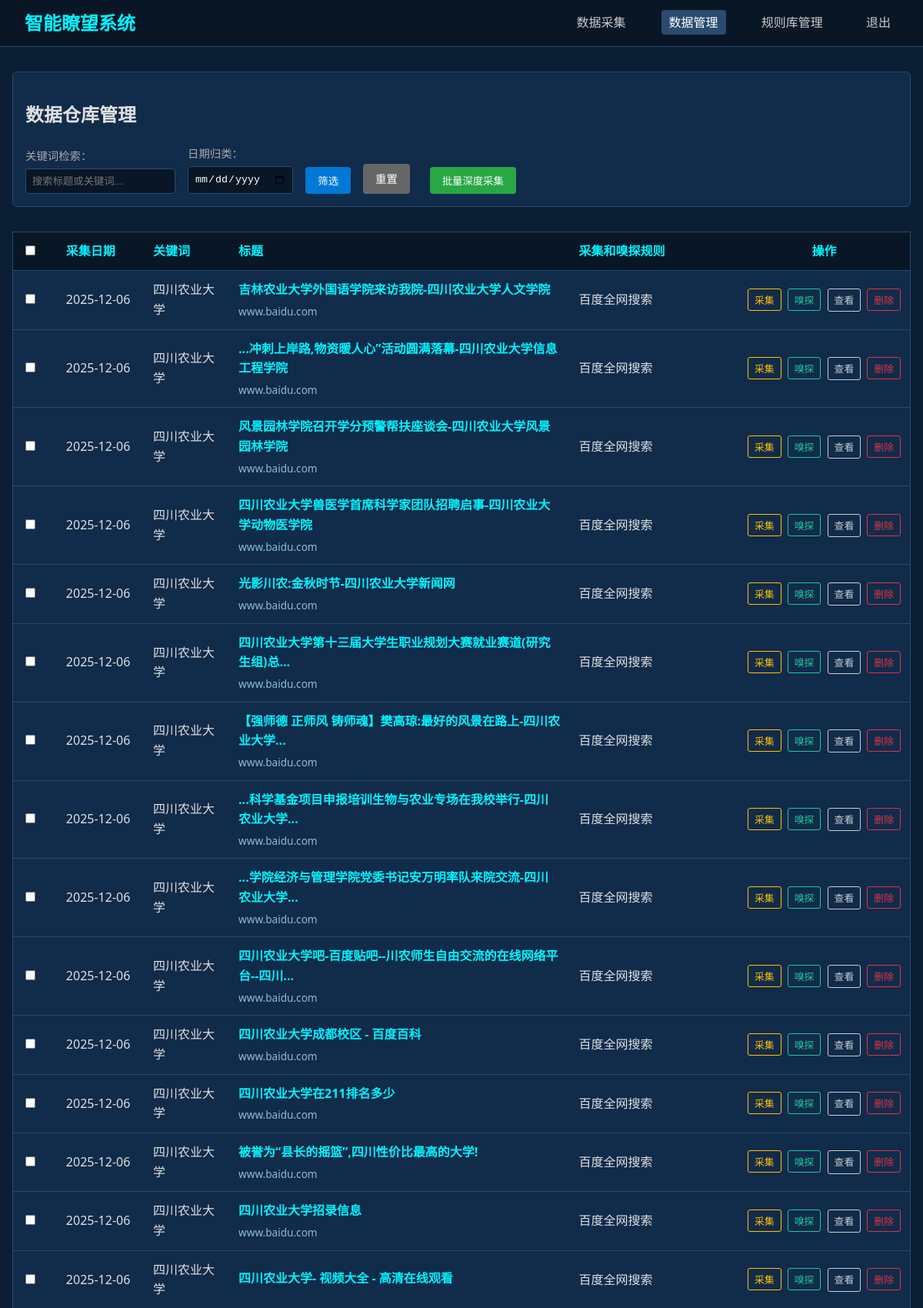
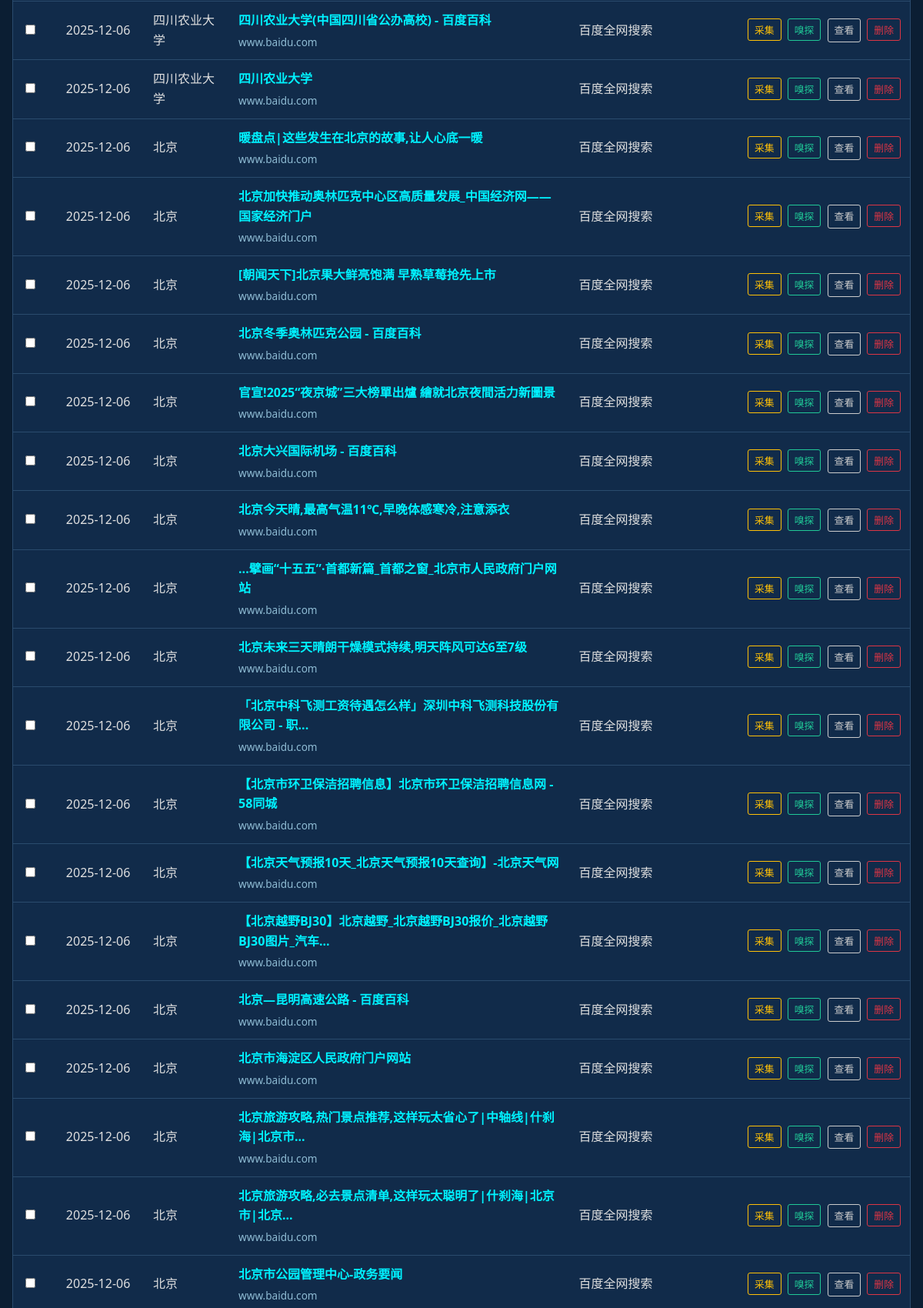
Screenshot of /data_management (signed in, upper part) with the database file from the repository (2 pictures, top to bottom).
### models.py (models this page shows, shortened)
class CrawlerResult(db.Model):
    id = db.Column(db.Integer, primary_key=True)
    keyword = db.Column(db.String(100), nullable=False)
    title = db.Column(db.String(200), nullable=False)
    summary = db.Column(db.Text, nullable=True)
    url = db.Column(db.Text, nullable=False)
    cover_url = db.Column(db.Text, nullable=True)
    content = db.Column(db.Text, nullable=True)
    created_at = db.Column(db.DateTime, default=datetime.utcnow)
    @property
    def domain(self):
        try:
            return urlparse(self.url).netloc
        except:
            return ""

### app.py (the view)
@app.route('/data_management')
def data_management():
    if 'user_id' not in session:
        return redirect(url_for('login'))
    keyword_filter = request.args.get('keyword', '')
    date_filter = request.args.get('date', '') # Format YYYY-MM-DD
    query = CrawlerResult.query
    if keyword_filter:
        query = query.filter(CrawlerResult.keyword.contains(keyword_filter) | CrawlerResult.title.contains(keyword_filter))
    if date_filter:
        try:
            date_obj = datetime.strptime(date_filter, '%Y-%m-%d').date()
            query = query.filter(db.func.date(CrawlerResult.created_at) == date_obj)
        except ValueError:
            pass # Ignore invalid date format
    saved_data = query.order_by(CrawlerResult.created_at.desc()).all()
    return render_template('data_management.html', saved_data=saved_data)

### templates/data_management.html (shortened to what this page needs)
<!DOCTYPE html>
<html lang="zh-CN">
<head>
    <link rel="stylesheet" href="{{ url_for('static', filename='style.css') }}">
</head>
<body>
    <nav class="navbar">
        <div class="logo">智能瞭望系统</div>
        <div class="nav-links">
            <a href="{{ url_for('dashboard') }}">数据采集</a>
            <a href="{{ url_for('data_management') }}" class="active">数据管理</a>
            <a href="{{ url_for('rule_management') }}">规则库管理</a>
            <a href="{{ url_for('logout') }}">退出</a>
        </div>
    </nav>
    <div class="main-container">
        <section class="filter-section">
            <h2>数据仓库管理</h2>
            <form method="GET" action="{{ url_for('data_management') }}" class="filter-form">
                <div class="form-group-inline">
                    <label>关键词检索：</label>
                    <input type="text" name="keyword" value="{{ request.args.get('keyword', '') }}" placeholder="搜索标题或关键词...">
                </div>
                <div class="form-group-inline">
                    <label>日期归类：</label>
                    <input type="date" name="date" value="{{ request.args.get('date', '') }}">
                </div>
                <button type="submit" class="btn-filter">筛选</button>
                <a href="{{ url_for('data_management') }}" class="btn-reset">重置</a>
                <button type="button" class="btn-filter" style="margin-left: 10px; background-color: #28a745;" onclick="batchCollect()">批量深度采集</button>
            </form>
        </section>
        <section class="data-table-section">
            <table class="data-table">
                <thead>
                    <tr>
                        <th width="5%"><input type="checkbox" id="select-all-data"></th>
                        <th width="10%">采集日期</th>
                        <th width="10%">关键词</th>
                        <th width="40%">标题</th>
                        <th width="20%">采集和嗅探规则</th>
                        <th width="15%" style="text-align: center;">操作</th>
                    </tr>
                </thead>
                <tbody>
                    {% for item in saved_data %}
                    <tr id="row-{{ item.id }}">
                        <td><input type="checkbox" class="data-checkbox" value="{{ item.id }}"></td>
                        <td>{{ item.created_at.strftime('%Y-%m-%d') }}</td>
                        <td>{{ item.keyword }}</td>
                        <td title="{{ item.title }}">
                            <a href="{{ item.url }}" target="_blank" class="result-title">{{ item.title }}</a>
                            <div class="result-domain">{{ item.domain }}</div>
                        </td>
                        <td>百度全网搜索</td>
                        <td class="col-actions">
                            <button class="btn-small btn-collect" onclick="startCollect('{{ item.id }}')">采集</button>
                            <button class="btn-small btn-sniff" onclick="startSniff('{{ item.id }}')">嗅探</button>
                            <a href="{{ item.url }}" target="_blank" class="btn-small btn-view-origin">查看</a>
                            <button class="btn-small btn-delete" onclick="deleteItem('{{ item.id }}')">删除</button>
                        </td>
                    </tr>
                    {% else %}
                    <tr>
                        <td colspan="6" style="text-align:center;">暂无数据</td>
                    </tr>
                    {% endfor %}
                </tbody>
            </table>
        </section>
    </div>
</body>
</html>

### static/style.css (style rules this page uses)
:root { --primary-color: #00f2ff; --secondary-color: #0078d7; --bg-color: #0b1e33; --panel-bg: #112b4a; --text-color: #e0e0e0; --border-color: #2a4b6d; }
body { margin: 0; font-family: 'Segoe UI', Tahoma, Geneva, Verdana, sans-serif; background-color: var(--bg-color); color: var(--text-color); line-height: 1.6; }
a { color: var(--primary-color); text-decoration: none; }
.navbar { display: flex; justify-content: space-between; align-items: center; background: #081626; padding: 0 2rem; height: 60px; border-bottom: 1px solid var(--border-color); }
.navbar .logo { font-size: 1.5rem; font-weight: bold; color: var(--primary-color); }
.nav-links a { color: #ccc; margin-left: 2rem; padding: 5px 10px; border-radius: 4px; }
.nav-links a.active, .nav-links a:hover { background: var(--border-color); color: white; text-decoration: none; }
.main-container { max-width: 1200px; margin: 2rem auto; padding: 0 1rem; }
.data-table-section { overflow-x: auto; }
.data-table { width: 100%; border-collapse: collapse; background: var(--panel-bg); border: 1px solid var(--border-color); }
.data-table th, .data-table td { padding: 12px; text-align: left; border-bottom: 1px solid var(--border-color); }
.data-table th { background: #081626; color: var(--primary-color); }
.col-actions { white-space: nowrap; text-align: center; }
.btn-small { font-size: 0.8rem; padding: 4px 8px; border: 1px solid #ccc; color: #ccc; border-radius: 3px; margin-right: 4px; display: inline-block; cursor: pointer; }
.btn-small:last-child { margin-right: 0; }
.btn-delete { background: transparent; border-color: #dc3545; color: #dc3545; }
.btn-collect { background: transparent; border-color: #ffc107; color: #ffc107; }
.btn-sniff { background: transparent; border-color: #20c997; color: #20c997; }
.result-domain { font-size: 0.85rem; color: #8fbcd4; margin-top: 4px; }
.result-title { display: block; margin-bottom: 2px; font-weight: bold; }
.filter-section { background: var(--panel-bg); padding: 1rem; border-radius: 6px; margin-bottom: 2rem; border: 1px solid var(--border-color); }
.filter-form { display: flex; gap: 1rem; align-items: flex-end; flex-wrap: wrap; }
.form-group-inline { display: flex; flex-direction: column; }
.form-group-inline label { margin-bottom: 5px; font-size: 0.9rem; color: #aaa; }
.form-group-inline input { padding: 8px; background: #081626; border: 1px solid var(--border-color); color: white; border-radius: 4px; }
.btn-filter { padding: 8px 16px; background: var(--secondary-color); color: white; border: none; border-radius: 4px; cursor: pointer; }
.btn-reset { padding: 8px 16px; background: #666; color: white; border: none; border-radius: 4px; cursor: pointer; font-size: 0.9rem; }

### rows the page displays
CrawlerResult: created_at "2025-12-06", keyword "四川农业大学", title "吉林农业大学外国语学院来访我院-四川农业大学人文学院", domain "www.baidu.com"
CrawlerResult: created_at "2025-12-06", keyword "四川农业大学", title "...冲刺上岸路,物资暖人心”活动圆满落幕-四川农业大学信息工程学院", domain "www.baidu.com"
CrawlerResult: created_at "2025-12-06", keyword "四川农业大学", title "风景园林学院召开学分预警帮扶座谈会-四川农业大学风景园林学院", domain "www.baidu.com"
CrawlerResult: created_at "2025-12-06", keyword "四川农业大学", title "四川农业大学兽医学首席科学家团队招聘启事-四川农业大学动物医学院", domain "www.baidu.com"
CrawlerResult: created_at "2025-12-06", keyword "四川农业大学", title "光影川农:金秋时节-四川农业大学新闻网", domain "www.baidu.com"
CrawlerResult: created_at "2025-12-06", keyword "四川农业大学", title "四川农业大学第十三届大学生职业规划大赛就业赛道(研究生组)总...", domain "www.baidu.com"
CrawlerResult: created_at "2025-12-06", keyword "四川农业大学", title "【强师德 正师风 铸师魂】樊高琼:最好的风景在路上-四川农业大学...", domain "www.baidu.com"
CrawlerResult: created_at "2025-12-06", keyword "四川农业大学", title "...科学基金项目申报培训生物与农业专场在我校举行-四川农业大学...", domain "www.baidu.com"
CrawlerResult: created_at "2025-12-06", keyword "四川农业大学", title "...学院经济与管理学院党委书记安万明率队来院交流-四川农业大学...", domain "www.baidu.com"
CrawlerResult: created_at "2025-12-06", keyword "四川农业大学", title "四川农业大学吧-百度贴吧--川农师生自由交流的在线网络平台--四川...", domain "www.baidu.com"
CrawlerResult: created_at "2025-12-06", keyword "四川农业大学", title "四川农业大学成都校区 - 百度百科", domain "www.baidu.com"
CrawlerResult: created_at "2025-12-06", keyword "四川农业大学", title "四川农业大学在211排名多少", domain "www.baidu.com"
CrawlerResult: created_at "2025-12-06", keyword "四川农业大学", title "被誉为“县长的摇篮”,四川性价比最高的大学!", domain "www.baidu.com"
CrawlerResult: created_at "2025-12-06", keyword "四川农业大学", title "四川农业大学招录信息", domain "www.baidu.com"
CrawlerResult: created_at "2025-12-06", keyword "四川农业大学", title "四川农业大学- 视频大全 - 高清在线观看"
CrawlerResult: created_at "2025-12-06", keyword "四川农业大学", title "四川农业大学(中国四川省公办高校) - 百度百科", domain "www.baidu.com"
CrawlerResult: created_at "2025-12-06", keyword "四川农业大学", title "四川农业大学", domain "www.baidu.com"
CrawlerResult: created_at "2025-12-06", keyword "北京", title "暖盘点|这些发生在北京的故事,让人心底一暖", domain "www.baidu.com"
CrawlerResult: created_at "2025-12-06", keyword "北京", title "北京加快推动奥林匹克中心区高质量发展_中国经济网——国家经济门户", domain "www.baidu.com"
CrawlerResult: created_at "2025-12-06", keyword "北京", title "[朝闻天下]北京果大鲜亮饱满 早熟草莓抢先上市", domain "www.baidu.com"
CrawlerResult: created_at "2025-12-06", keyword "北京", title "北京冬季奥林匹克公园 - 百度百科", domain "www.baidu.com"
CrawlerResult: created_at "2025-12-06", keyword "北京", title "官宣!2025“夜京城”三大榜單出爐 繪就北京夜間活力新圖景", domain "www.baidu.com"
CrawlerResult: created_at "2025-12-06", keyword "北京", title "北京大兴国际机场 - 百度百科", domain "www.baidu.com"
CrawlerResult: created_at "2025-12-06", keyword "北京", title "北京今天晴,最高气温11℃,早晚体感寒冷,注意添衣", domain "www.baidu.com"
CrawlerResult: created_at "2025-12-06", keyword "北京", title "...擘画“十五五”·首都新篇_首都之窗_北京市人民政府门户网站", domain "www.baidu.com"
CrawlerResult: created_at "2025-12-06", keyword "北京", title "北京未来三天晴朗干燥模式持续,明天阵风可达6至7级", domain "www.baidu.com"
CrawlerResult: created_at "2025-12-06", keyword "北京", title "「北京中科飞测工资待遇怎么样」深圳中科飞测科技股份有限公司 - 职...", domain "www.baidu.com"
CrawlerResult: created_at "2025-12-06", keyword "北京", title "【北京市环卫保洁招聘信息】北京市环卫保洁招聘信息网 - 58同城", domain "www.baidu.com"
CrawlerResult: created_at "2025-12-06", keyword "北京", title "【北京天气预报10天_北京天气预报10天查询】-北京天气网", domain "www.baidu.com"
CrawlerResult: created_at "2025-12-06", keyword "北京", title "【北京越野BJ30】北京越野_北京越野BJ30报价_北京越野BJ30图片_汽车...", domain "www.baidu.com"
CrawlerResult: created_at "2025-12-06", keyword "北京", title "北京—昆明高速公路 - 百度百科", domain "www.baidu.com"
CrawlerResult: created_at "2025-12-06", keyword "北京", title "北京市海淀区人民政府门户网站", domain "www.baidu.com"
CrawlerResult: created_at "2025-12-06", keyword "北京", title "北京旅游攻略,热门景点推荐,这样玩太省心了|中轴线|什刹海|北京市...", domain "www.baidu.com"
CrawlerResult: created_at "2025-12-06", keyword "北京", title "北京旅游攻略,必去景点清单,这样玩太聪明了|什刹海|北京市|北京...", domain "www.baidu.com"
CrawlerResult: created_at "2025-12-06", keyword "北京", title "北京市公园管理中心-政务要闻", domain "www.baidu.com"
